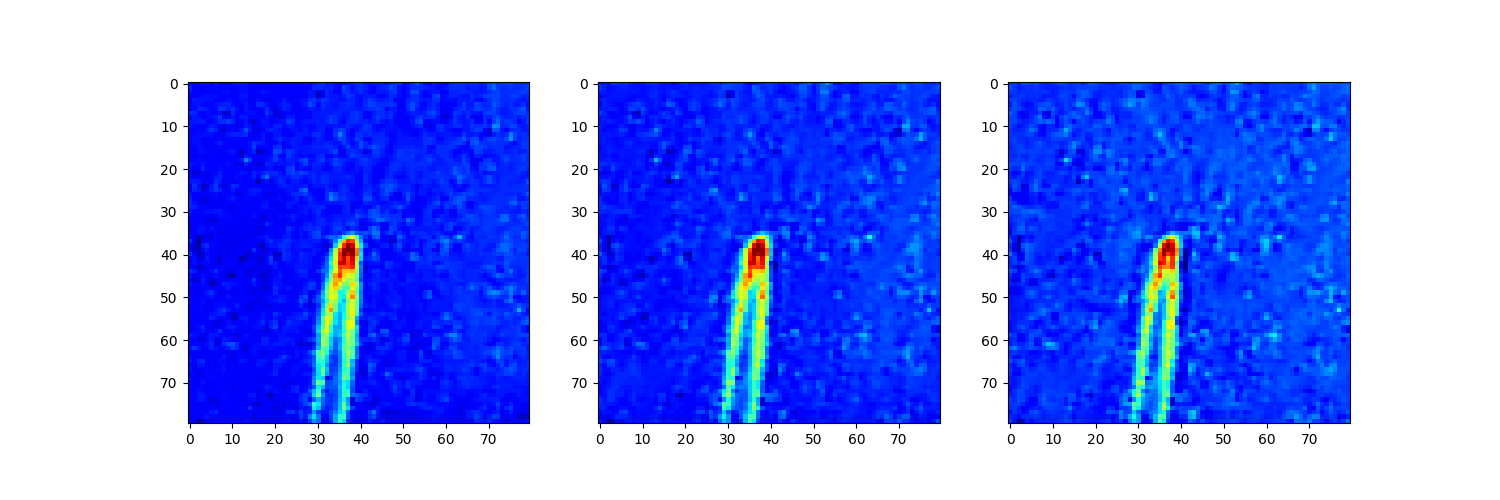
#> input picture v4/displays_v4/113.png, 1500 x 500 px
$ python -i read_images_v6.py   (imports and definitions only)   (older library calls are emulated)
#> lines starting #> are read from the running program, lines starting #| are printed output that depends on the picture; after the words box and inside, x2 and y2 are one past the last pixel; in counts of white or black regions, pixels touching at a corner belong together
import kaggle_v6 as kaggle
import minio
import minioClient_v6 as minioClient
import ex_net_v6 as ex_net
import clean_v6 as clean
import cnn_v6 as cnn
import infos_v6 as infos
import os
import pandas as pd
from tqdm import tqdm
from cv2 import cv2
import numpy as np
import matplotlib.pyplot as plt

import pickle
import io

def increase_brightness(img, value=30):
#> called with value = 30
    hsv = cv2.cvtColor(img, cv2.COLOR_RGB2HSV)
#> hsv: shape (500, 1500, 3); mean H, S, V 52.4, 117.3, 251.9
    h, s, v = cv2.split(hsv)
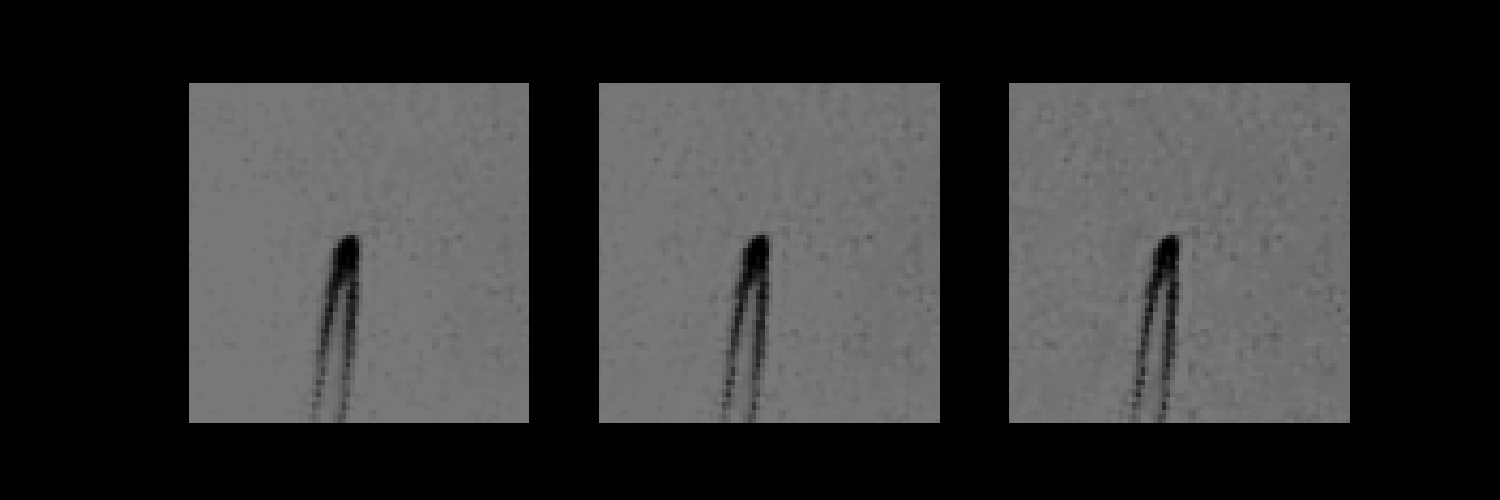
#> h: shape (500, 1500); min 0, max 120, mean 52.4
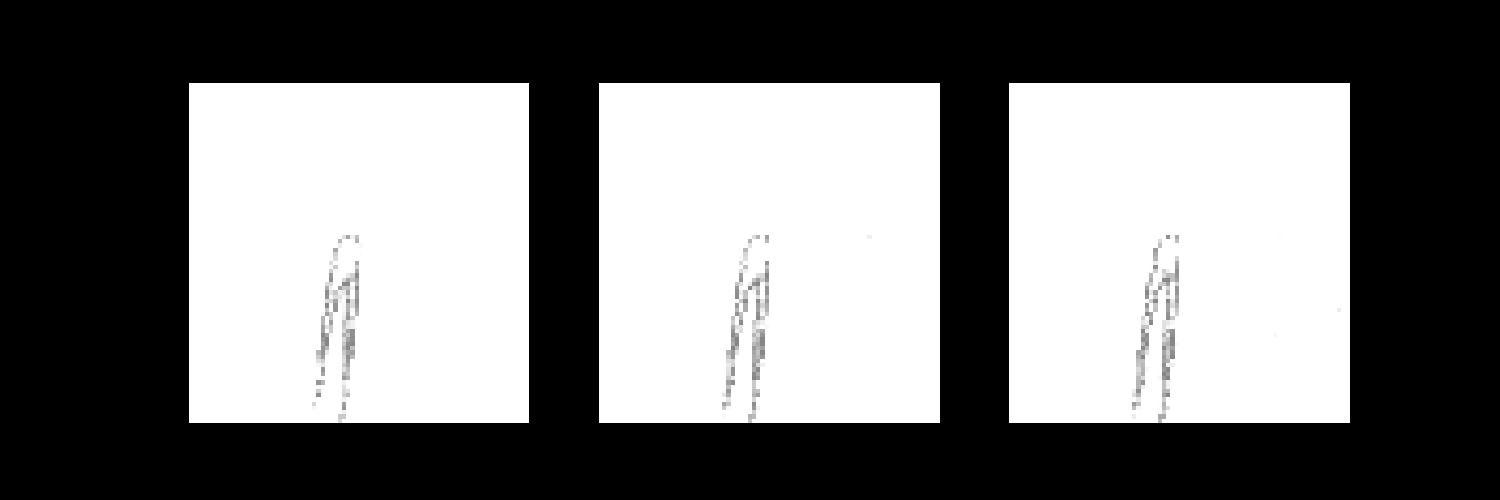
#> s: shape (500, 1500); min 0, max 255, mean 117.3
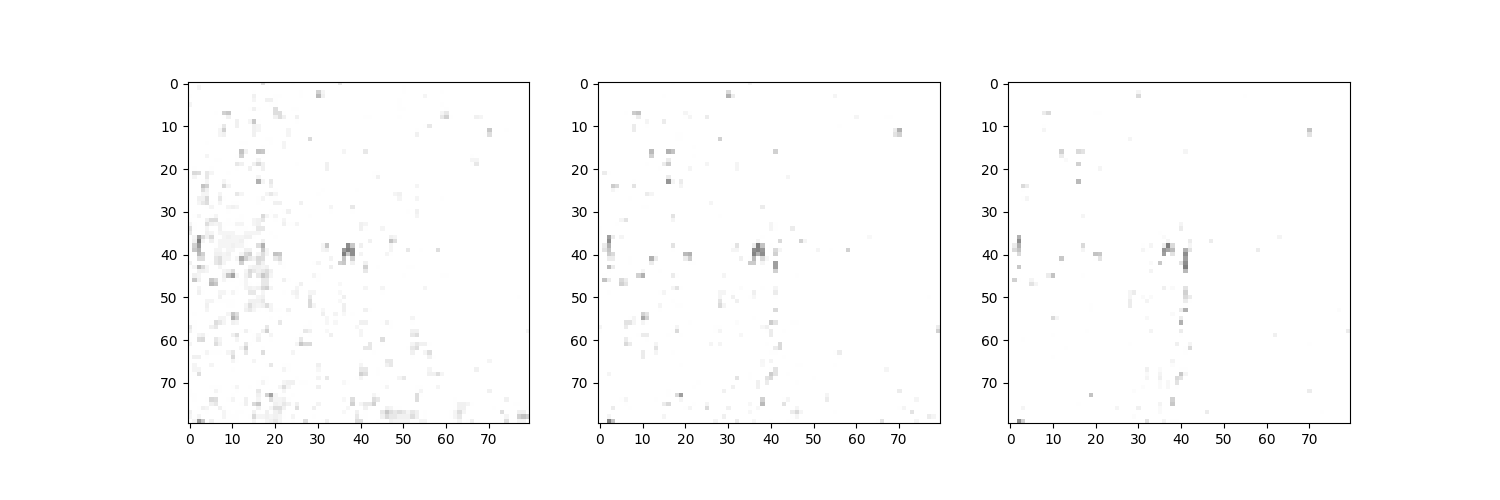
#> v: shape (500, 1500); min 0, max 255, mean 251.9
    lim = 255 - value
    v[v > lim] = 255
#> v: shape (500, 1500); 4.18% of pixels changed, all inside (x1, y1, x2, y2) = (161, 80, 1352, 444)
    v[v <= lim] += value
#> v: shape (500, 1500); min 30, max 255, mean 252.9
    final_hsv = cv2.merge((h, s, v))
#> final_hsv: shape (500, 1500, 3); mean H, S, V 52.4, 117.3, 252.9
    img = cv2.cvtColor(final_hsv, cv2.COLOR_HSV2BGR)
    return img


# [251 lines left out: functions get_dataset, rotate_dataset, up_brightness_dataset, load_dataset, not called in this run]


# [82 lines not run here, left out]

>>> import cv2
>>> picture = cv2.cvtColor(cv2.imread('../../v4/displays_v4/113.png'), cv2.COLOR_BGR2RGB)
>>> result = increase_brightness(picture)
